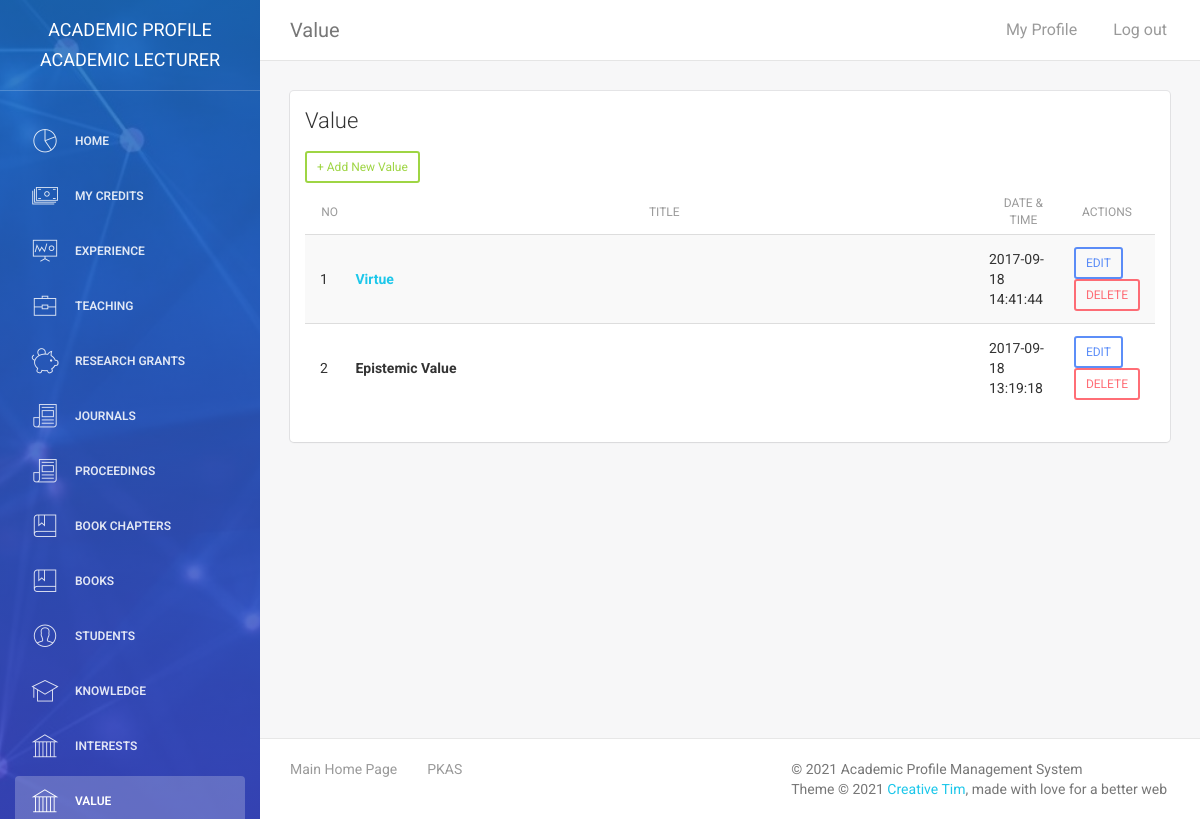
The page /kalai_panel/value.php (signed in) on the database its author committed.
### tables this page shows
CREATE TABLE `tbl_value` (
  `id` int(11) NOT NULL,
  `value_title` varchar(255) DEFAULT NULL,
  `value_content` text DEFAULT NULL,
  `value_file` varchar(255) DEFAULT NULL,
  `value_date` datetime DEFAULT NULL,
  `super_owner` varchar(255) DEFAULT NULL
);

### kalai_panel/assets/php/chk-session.php (called while the page is built, shortened)
<?php
include("connectdb.php");
$user_check = $_SESSION['user_login'];
$user_role = $_SESSION['user_role'];
if($user_role == "Admin" || $user_role == "Super Admin" || $user_role == "Academic Lecturer" || $user_role == "Consultant" || $user_role == "Teacher"){
    $ses_sql = mysqli_query($conn,"select admin_id, admin_name, role, university, plan, credits from tbl_admin where admin_id = '$user_check'");
    $row = mysqli_fetch_array($ses_sql,MYSQLI_ASSOC);
    $login_super_owner = $row['admin_id'];
    $user_role= $row['role'];
}else if($user_role == "Student"){
    $ses_sql = mysqli_query($conn,"select std_reg_num, std_name, super_owner from tbl_students where std_reg_num = '$user_check' ");
   $row = mysqli_fetch_array($ses_sql,MYSQLI_ASSOC);
   $login_session = $row['std_reg_num'];
   $your_name = $row['std_name'];
   $login_super_owner = $row['super_owner'];
   $user_role = "Student";
   $navbar = "student-navbar.php";
   if(!isset($_SESSION['user_login'])){
      header("location:login.php");
   }
}else{
    header("location:login.php");
}
?>

### kalai_panel/value.php (the view, shortened to what this page needs)
<?php
require_once("assets/php/chk-session.php");
require_once("assets/php/connectdb.php");
?>
<!doctype html>
<html lang="en">
<head>
    <link href="assets/css/bootstrap.min.css" rel="stylesheet" />
    <link href="assets/css/animate.min.css" rel="stylesheet"/>
    <link href="assets/css/light-bootstrap-dashboard.css?v=1.4.0" rel="stylesheet"/>
	<link rel="stylesheet" type="text/css" href="https://cdn.datatables.net/1.10.19/css/dataTables.bootstrap4.min.css">
    <link href="https://maxcdn.bootstrapcdn.com/font-awesome/4.2.0/css/font-awesome.min.css" rel="stylesheet">
    <link href="assets/css/pe-icon-7-stroke.css" rel="stylesheet" />
</head>
<body>
<div class="wrapper">
    <div class="sidebar" data-color="blue" data-image="assets/img/sidebar-3.jpg">
    	<div class="sidebar-wrapper">
            <div class="logo">
                <a href="index.php" class="simple-text">
                    Academic Profile <?php echo $user_role;?>
                </a>
            </div>
            <?php $navactive = 12; include("assets/php/Admin-navbar.php");?>
    	</div>
    </div>
    <div class="main-panel">
        <nav class="navbar navbar-default navbar-fixed">
            <div class="container-fluid">
                <div class="navbar-header">
                    <a class="navbar-brand" href="value.php">Value</a>
                </div>
                <div class="collapse navbar-collapse">
                    <ul class="nav navbar-nav navbar-left">
                        <li>
                            <a href="#" class="dropdown-toggle" data-toggle="dropdown">
                            </a>
                        </li>
                    </ul>
                    <ul class="nav navbar-nav navbar-right">
                        <li>
                           <a href="my-profile.php">
                               <p>My Profile</p>
                            </a>
                        </li>
                        <li>
                            <a href="logout.php">
                                <p>Log out</p>
                            </a>
                        </li>
                    </ul>
                </div>
            </div>
        </nav>
        <div class="content">
            <div class="container-fluid">
                <div class="row">
                    <div class="col-md-12">
                        <div class="card">
                            <div class="header">
                                <h4 class="title">Value</h4>
                            </div>
                            <div class="content table-responsive">
                                <table id="tlist" class="table table-hover table-striped">
                                    <thead>
                                        <th width="5%" style="text-align:center">No</th>
                                    	<th width="75%" style="text-align:center">Title</th>
                                        <th width="10%" style="text-align:center">Date &amp; Time</th>
                                        <th width="10%" style="text-align:center">Actions</th>
                                    </thead>
                                    <tbody>
                                    <button type= "button" data-toggle="modal" data-target="#AddData" class="add-data btn btn-success btn-sm">+ Add New Value</button>
                                        <?php
                                        $sql = mysqli_query($conn, "SELECT * from tbl_value WHERE super_owner='$login_super_owner' ORDER BY value_date DESC");
                                        $rows = mysqli_num_rows($sql);
                                        if($rows){
                                            $count = 1;
                                            while($row=mysqli_fetch_array($sql)){
                                                $datetimes = new DateTime($row['value_date']);
                                                $date_sel = date_format($datetimes, "Y-m-d");
                                                $time_sel = date_format($datetimes, "H:i:s");
                                        ?>
                                        <tr>
                                            <td><?php echo $count++;?></td>
                                            <td><?php
                                            if($row['value_file'] != NULL){
                                            ?><a href="uploads/values/<?php echo $row['value_file'];?>" target="_new"><b><?php echo $row['value_title'];?></b></a>
                                            <?php
                                            }else{
                                                echo "<b>".$row['value_title']."</b>";
                                            }?></td>
                                            <td><?php echo $row['value_date'];?></td>
                                            <td><button type="button" data-toggle="modal" data-id="<?php echo $row['id'];?>" data-title="<?php echo $row['value_title'];?>" data-date="<?php echo $date_sel;?>" data-time="<?php echo $time_sel;?>"
                                            data-content="<?php echo $row['value_content'];?>" data-file="<?php echo $row['value_file'];?>" data-target="#EditData" class="edit-data btn btn-primary btn-sm">EDIT</button>
                                            <button type="button" data-toggle="modal" data-id="<?php echo $row['id'];?>" data-target="#ConfirmDelete" class="delete-data btn btn-danger btn-sm">DELETE</button></td>
                                        </tr>
                                        <?php } } ?>
                                    </tbody>
                                </table>
                            </div>
                        </div>
                    </div>
                </div>
            </div>
        </div>
        <footer class="footer">
            <div class="container-fluid">
                <nav class="pull-left">
                    <ul>
                        <li>
                            <a href="../index.php">
                                Main Home Page
                            </a>
                        </li>
                        <li>
                            <a href="http://www.ukm.my/pkas/">
                                PKAS
                            </a>
                        </li>
                    </ul>
                </nav>
                <p class="copyright pull-right">
                    &copy; <script>document.write(new Date().getFullYear())</script> Academic Profile Management System<br>
                    Theme &copy; <script>document.write(new Date().getFullYear())</script> <a href="http://www.creative-tim.com">Creative Tim</a>, made with love for a better web
                </p>
            </div>
        </footer>
    </div>
</div>
</body>
</html>

### rows shown on the page
tbl_value: value_title "Virtue", value_date "2017-09-18 14:41:44"
tbl_value: value_title "Epistemic Value", value_date "2017-09-18 13:19:18"

### other values the page prints
$user_role "ACADEMIC LECTURER"
